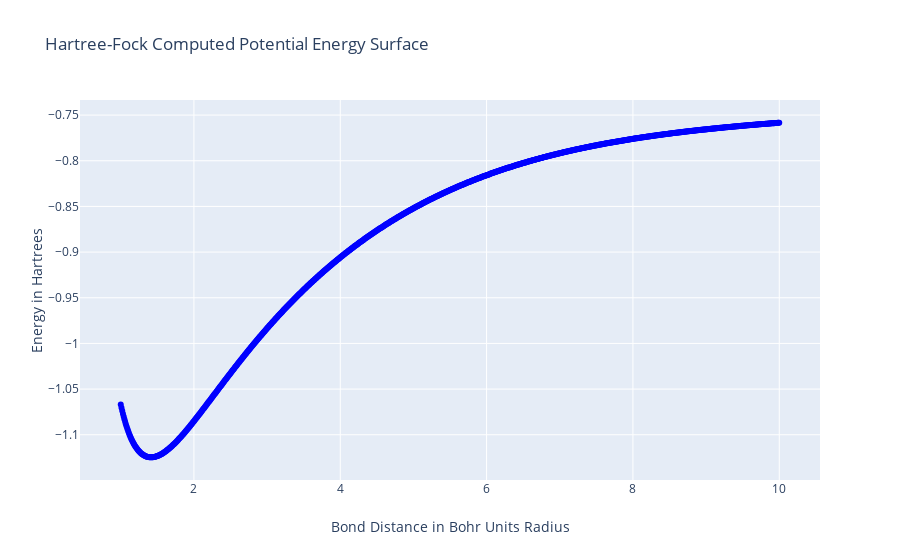

The code cell stored with this chart in its notebook:
### Code cell
HartreeFock = importNotebook("Hartree_Class")

#set up the automated calculations used to generate the surface potential

#User Specified Variables

#Enter the atomic number for atoms 1 and 2
atom1 = 1
atom2 = 1

#Enter the number of electrons for atom 1 and 2
#Note the total number of electrons must be a multiple of 2, 
#otherwise, the computation will round the total number of electrons 
#down to the nearest multiple of 2
atomN1 = 1
atomN2 = 1

#Select a basis, for a list of available basis sets, please see the "basisSets" folder
basisName = "DEF2-SVP"

#Enter Starting and End Bond distance for the diatomic molecule
#Units for Bond Distance in This Program are Bohr Units
startR = 1
endR = 10

#Please enter the distance the bond distance should increase each iteration
#The smaller the number, the more accurate and time-consuming the computation will be
step = 0.01

#Please enter how small the difference in energy between two ground state energy calculations
#must be in order to convergence to occur
convergenceCritera = pow(10, -10)

#Please enter the maximum number of iterations the SCF procedure can take before
#the computation will fail as being unable to converge
maxIterations = 100

#hartreeFile: bool that represents whether or not a file containing the potential energy surface data 
#should be generated
hartreeFile = True

#System Defined Variables
E = []
basisSets = []
Xs = []
MOEnergy = []
currentR = startR
delta = (endR - startR) / step

#Compute the the descrite points in terms of bond distance that will be used to create 
#the potential energy surface
R = [ startR + step*ds for ds in range( math.ceil(delta) + 1) ]

#Main While Loop to repeatedly call the Hartree-Fock routine to generate the potential energy surface
for currentR in tqdm(R, position=0, desc="Hartree-Fock Progress"): 

    #define the molecular system
    system = molecule()
    system.addAtom(atom(vector(1,1,2+currentR), atom1, atomN1))
    system.addAtom(atom(vector(1,1,2), atom2, atomN2))

    system.addBasis(basisName)
    
    #Set up the Hartree Procedure
    HF = HartreeFock.HF(system, convergenceCritera, maxIterations)

    #Store Bond distance, associated Energy, and MO Energies
    E.append(HF.SCF())
    MOEnergy.append(HF.MOEnergy)
    
    #update the current intenuclear distance
    currentR += step
        
print("Hartree-Fock Computation Complete")

#For Graphing the Hartree Potential
figure = { 
    "data": [
        #create the Hartree-Fock generated Potential Energy Surface
        {
            "type":"scatter",
            "x":R,
            "y":E,
            "connectgaps":False,
            "mode":"markers", 
            "name":"Hartree-Fock Computed",
            "marker":{"color":"blue"},
            
        }
    ],
     #Set up the layout of the graph
    "layout":
        {
           "xaxis":{"title":"Bond Distance in Bohr Units Radius"},
           "yaxis":{"title":"Energy in Hartrees"},
            "title":{"text":"Hartree-Fock Computed Potential Energy Surface"}
        },    
}
iplot(figure)

### Figure 1 — Plotly figure (JSON) as saved in the notebook; plotly's stock layout.template omitted (floating-point values rounded to 4 significant figures; data arrays with more than 128 entries replaced by an {"elided": "..."} marker saying what was removed)
{"data": [{"connectgaps": false, "marker": {"color": "blue"}, "mode": "markers", "name": "Hartree-Fock Computed", "type": "scatter", "x": {"elided": "901 float values"}, "y": {"elided": "901 float values"}}], "layout": {"title": {"text": "Hartree-Fock Computed Potential Energy Surface"}, "xaxis": {"title": {"text": "Bond Distance in Bohr Units Radius"}}, "yaxis": {"title": {"text": "Energy in Hartrees"}}}}
